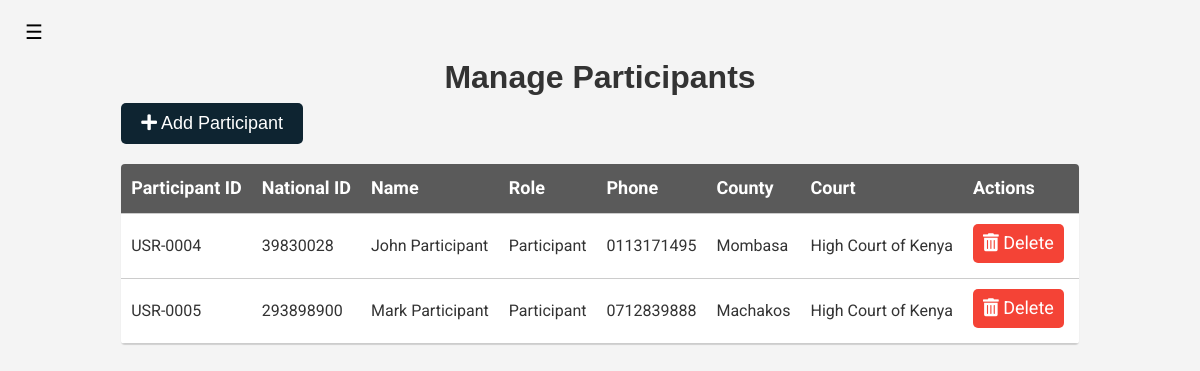
/clerk-manage-participant (signed in), run on the app's committed database.
### court_proceedings_management_application/models.py (models this page shows, shortened)
class User(AbstractUser, PermissionsMixin):
    ROLES = (
        ('admin', 'Admin'),
        ('clerk', 'Clerk'),
        ('judge', 'Judge'),
        ('participant', 'Participant'),
        ('lawyer', 'Lawyer'),
    )
    COUNTY_CHOICES = (
        ('Baringo', 'Baringo'),
        ('Bomet', 'Bomet'),
        ('Bungoma', 'Bungoma'),
        ('Busia', 'Busia'),
        ('Elgeyo Marakwet', 'Elgeyo Marakwet'),
        ('Embu', 'Embu'),
        ('Garissa', 'Garissa'),
        ('Homa Bay', 'Homa Bay'),
        ('Isiolo', 'Isiolo'),
        ('Kajiado', 'Kajiado'),
        ('Kakamega', 'Kakamega'),
        ('Kericho', 'Kericho'),
        ('Kiambu', 'Kiambu'),
        ('Kilifi', 'Kilifi'),
        ('Kirinyaga', 'Kirinyaga'),
        ('Kisii', 'Kisii'),
        ('Kisumu', 'Kisumu'),
        ('Kitui', 'Kitui'),
        ('Kwale', 'Kwale'),
        ('Laikipia', 'Laikipia'),
        ('Lamu', 'Lamu'),
        ('Machakos', 'Machakos'),
        ('Makueni', 'Makueni'),
        ('Mandera', 'Mandera'),
        ('Marsabit', 'Marsabit'),
        ('Meru', 'Meru'),
        ('Migori', 'Migori'),
        ('Mombasa', 'Mombasa'),
        ('Murang\'a', 'Murang\'a'),
        ('Nairobi', 'Nairobi'),
        ('Nakuru', 'Nakuru'),
        ('Nandi', 'Nandi'),
        ('Narok', 'Narok'),
        ('Nyamira', 'Nyamira'),
        ('Nyandarua', 'Nyandarua'),
        ('Nyeri', 'Nyeri'),
        ('Samburu', 'Samburu'),
        ('Siaya', 'Siaya'),
        ('Taita Taveta', 'Taita Taveta'),
        ('Tana River', 'Tana River'),
        ('Tharaka Nithi', 'Tharaka Nithi'),
    )
    TRIBE_CHOICES = (
        ('Kikuyu', 'Kikuyu'),
        ('Luhya', 'Luhya'),
        ('Luo', 'Luo'),
        ('Kalenjin', 'Kalenjin'),
        ('Kamba', 'Kamba'),
        ('Kisii', 'Kisii'),
        ('Mijikenda', 'Mijikenda'),
        ('Meru', 'Meru'),
        ('Turkana', 'Turkana'),
        ('Maasai', 'Maasai'),
        ('Embu', 'Embu'),
        ('Taita', 'Taita'),
        ('Giriama', 'Giriama'),
        ('Rendille', 'Rendille'),
        ('Borana', 'Borana'),
        ('Samburu', 'Samburu'),
        ('Pokomo', 'Pokomo'),
        ('Orma', 'Orma'),
        ('Elmolo', 'Elmolo'),
        ('Digo', 'Digo'),
        ('Swahili', 'Swahili'),
        ('Taveta', 'Taveta'),
        ('Kuria', 'Kuria'),
        ('Mbeere', 'Mbeere'),
        ('Tharaka', 'Tharaka'),
        ('Gusii', 'Gusii'),
        ('Ilchamus', 'Ilchamus'),
        ('Kalenjin', 'Kalenjin'),
        ('Kamba', 'Kamba'),
        ('Kikuyu', 'Kikuyu'),
        ('Kisii', 'Kisii'),
        ('Kuria', 'Kuria'),
        ('Luhya', 'Luhya'),
        ('Luo', 'Luo'),
        ('Maasai', 'Maasai'),
        ('Meru', 'Meru'),
        ('Mijikenda', 'Mijikenda'),
        ('Pokomo', 'Pokomo'),
        ('Rendille', 'Rendille'),
        ('Samburu', 'Samburu'),
        ('Somali', 'Somali'),
        ('Swahili', 'Swahili'),
        ('Taita', 'Taita'),
        ('Taveta', 'Taveta'),
        ('Tharaka', 'Tharaka'),
        ('Turkana', 'Turkana'),
        ('Gabra', 'Gabra'),
        ('Giriama', 'Giriama'),
    )
    GENDER_CHOICES = (
        ('male', 'Male'),
        ('female', 'Female'),
        ('prefer not to say', 'Prefer not to say'),
    )
    profile_image = models.ImageField(upload_to='profile_images/', null=True, blank=True, default='profile_images'
                                                                                                  '/default.png')
    user_id = models.CharField(max_length=30, unique=True)
    first_name = models.CharField(max_length=30)
    last_name = models.CharField(max_length=30, null=True, blank=True)
    username = models.CharField(max_length=30, unique=True)
    email = models.EmailField(unique=True)
    role = models.CharField(max_length=30, choices=ROLES, default='observer')
    national_id = models.IntegerField(unique=True)
    county_of_residence = models.CharField(max_length=30, choices=COUNTY_CHOICES, default='Nairobi')
    phone_number = models.CharField(max_length=15, blank=True)
    gender = models.CharField(max_length=30, choices=GENDER_CHOICES, default='prefer not to say')
    tribe = models.CharField(max_length=30, choices=TRIBE_CHOICES, default='Kikuyu')
    date_of_birth = models.DateField()
    address = models.CharField(max_length=255)
    password = models.CharField(max_length=30)
    is_active = models.BooleanField(default=True)
    is_staff = models.BooleanField(default=False)
    is_superuser = models.BooleanField(default=False)
    date_joined = models.DateTimeField(auto_now_add=True)
    created_by = models.ForeignKey('self', on_delete=models.SET_NULL, null=True, blank=True)
    is_approved = models.BooleanField(default=False)
    courts = models.ManyToManyField('Court', related_name='users', blank=True)
    @property
    def is_authenticated(self):
        return bool(self.username and self.password)

class Court(models.Model):
    COURT_TYPES = (
        ('high court', 'High Court'),
        ('magistrate court', 'Magistrate Court'),
        ('environment court', 'Environment and Land Court'),
        ('labour court', 'Employment and Labour Court'),
        ('anti-corruption court', 'Anti-Corruption Court'),
        ('children court', 'Children\'s Court'),
        ('maritime court', 'Maritime Court'),
        ('military court', 'Military Court'),
        ('tax court', 'Tax Court'),
        ('appeal court', 'Court of Appeal'),
        ('supreme court', 'Supreme Court'),
    )
    name = models.CharField(max_length=255)
    court_id = models.CharField(max_length=30, unique=True)
    court_logo = models.ImageField(upload_to='court_logos/', null=True, blank=True,
                                   default='../static/images/default_court.png')
    court_email = models.EmailField()
    court_phone = models.CharField(max_length=15, blank=True)
    court_address = models.CharField(max_length=255)
    location = models.CharField(max_length=255, choices=User.COUNTY_CHOICES)
    court_type = models.CharField(max_length=255, choices=COURT_TYPES)
    created_by = models.ForeignKey(User, on_delete=models.CASCADE)
    created_on = models.DateTimeField(auto_now_add=True, null=True)

### court_proceedings_management_application/views.py (the view)
# urls.py: path('clerk-manage-participant', views.ClerkManageParticipantView.as_view(), name='clerk-manage-participant'),
class ClerkManageParticipantView(View):
    def __init__(self, *args, **kwargs):
        super().__init__(*args, **kwargs)
        self.user_service = UserService()
        self.court_service = CourtService()
    def get(self, request):
        if not request.user.is_authenticated:
            return redirect('login')
        user = request.user
        user_info = self.user_service.get_user_info(user.username)
        court_objects = self.court_service.get_all_courts()
        try:
            roles = ['participant', 'lawyer', 'observer']
            participants = []
            for role in roles:
                participants.extend(self.user_service.get_user_by_role(role))
        except:
            participants = None
            messages.error(request, 'No users found in the database', extra_tags='toast')
        context = {
            'user_info': user_info,
            'participants': participants,
            'court_objects': court_objects,
        }
        return render(request, 'clerk-manage-participant.html', context)

### court_proceedings_management_application/interfaces/court_database.py (called while the page is built)
    def get_all_courts(self):
        return Court.objects.all()

### court_proceedings_management_application/interfaces/court_service.py (called while the page is built)
    def get_all_courts(self):
        return self.court_database.get_all_courts()

### court_proceedings_management_application/interfaces/user_database.py (called while the page is built)
    def get_user_info(self, username):
        try:
            return get_object_or_404(User, username=username)
        except User.DoesNotExist:
            return UserDoesNotExist(f'User with username {username} does not exist')

    def get_user_by_role(self, role):
        try:
            return User.objects.filter(role=role)
        except User.DoesNotExist:
            return UserDoesNotExist(f'User with role {role} does not exist')

### court_proceedings_management_application/interfaces/user_service.py (called while the page is built)
    def get_user_info(self, username):
        try:
            return self.user_database.get_user_info(username)
        except UserDoesNotExist as e:
            print(e)
            return None

    def get_user_by_role(self, role):
        try:
            return self.user_database.get_user_by_role(role)
        except UserDoesNotExist as e:
            print(e)
            return None

### templates/clerk-manage-participant.html (shortened to what this page needs)
{% extends 'sidebar.html' %}
{% load static %}
    {% block title %}
        Manage Participants
    {% endblock %}
    {% block content %}
        <article aria-label="participant-table">
            <button class="btn btn-primary btn-primary-action" onclick="redirectToCreateparticipant()"><i
                    class="fas fa-plus"></i> Add
                Participant
            </button>
            <div class="table-container">
                <table class="material-table">
                    <thead>
                    <tr>
                        <th>Participant ID</th>
                        <th>National ID</th>
                        <th>Name</th>
                        <th>Role</th>
                        <th>Phone</th>
                        <th>County</th>
                        <th>Court</th>
                        <th>Actions</th>
                    </tr>
                    </thead>
                    <tbody>
                    {% for participant in participants %}
                        <tr>
                            <td>{{ participant.user_id }}</td>
                            <td>{{ participant.national_id }}</td>
                            <td>{{ participant.first_name }} {{ participant.last_name }}</td>
                            <td>{{ participant.role | capfirst }}</td>
                            <td>{{ participant.phone_number }}</td>
                            <td>{{ participant.county_of_residence }}</td>
                            {% if participant.courts.all %}
                                {% with participant.courts.all as courts %}
                                    {% if courts|length == 0 %}
                                        <td>NA</td>
                                    {% elif courts|length == 1 %}
                                        <td>{{ courts.0.name }}</td>
                                    {% else %}
                                        <td>{{ courts.0.name }} & {{ courts|length|add:"-1" }} Others</td>
                                    {% endif %}
                                {% endwith %}
                            {% else %}
                                <td>NA</td>
                            {% endif %}
                            <td>
                                <a class="btn btn-danger btn-secondary-action"
                                   href="{% url 'clerk-delete-participant' user_id=participant.id %}"
                                   onclick="confirmDeleteDialog(event, this.href)"><i
                                        class="fas fa-trash-alt"></i> Delete</a>
                            </td>
                        </tr>
                    {% endfor %}
                    </tbody>
                </table>
            </div>
        </article>
    {% endblock %}

### static/styles/main.css (style rules this page uses)
body { font-family: 'Roboto Light', sans-serif; font-size: 16px; line-height: 1.6; color: #333; background-color: #f4f4f4; }
* { margin: 0; padding: 0; box-sizing: border-box; }
a { text-decoration: none; }
.btn { display: inline-block; padding: 10px 20px; color: #fff; border: none; border-radius: 5px; cursor: pointer; text-decoration: none; font-size: 18px; }
.btn-primary { background: #0e2431; color: #fff !important; }
.btn-danger { background: #f44336; }

### data on the page
User: user_id "USR-0004", national_id "39830028", first_name "John", last_name "Participant", role "Participant", phone_number "0113171495", county_of_residence "Mombasa", courts.all.0.name "High Court of Kenya"
User: user_id "USR-0005", national_id "293898900", first_name "Mark", last_name "Participant", role "Participant", phone_number "0712839888", county_of_residence "Machakos", courts.all.0.name "High Court of Kenya"
